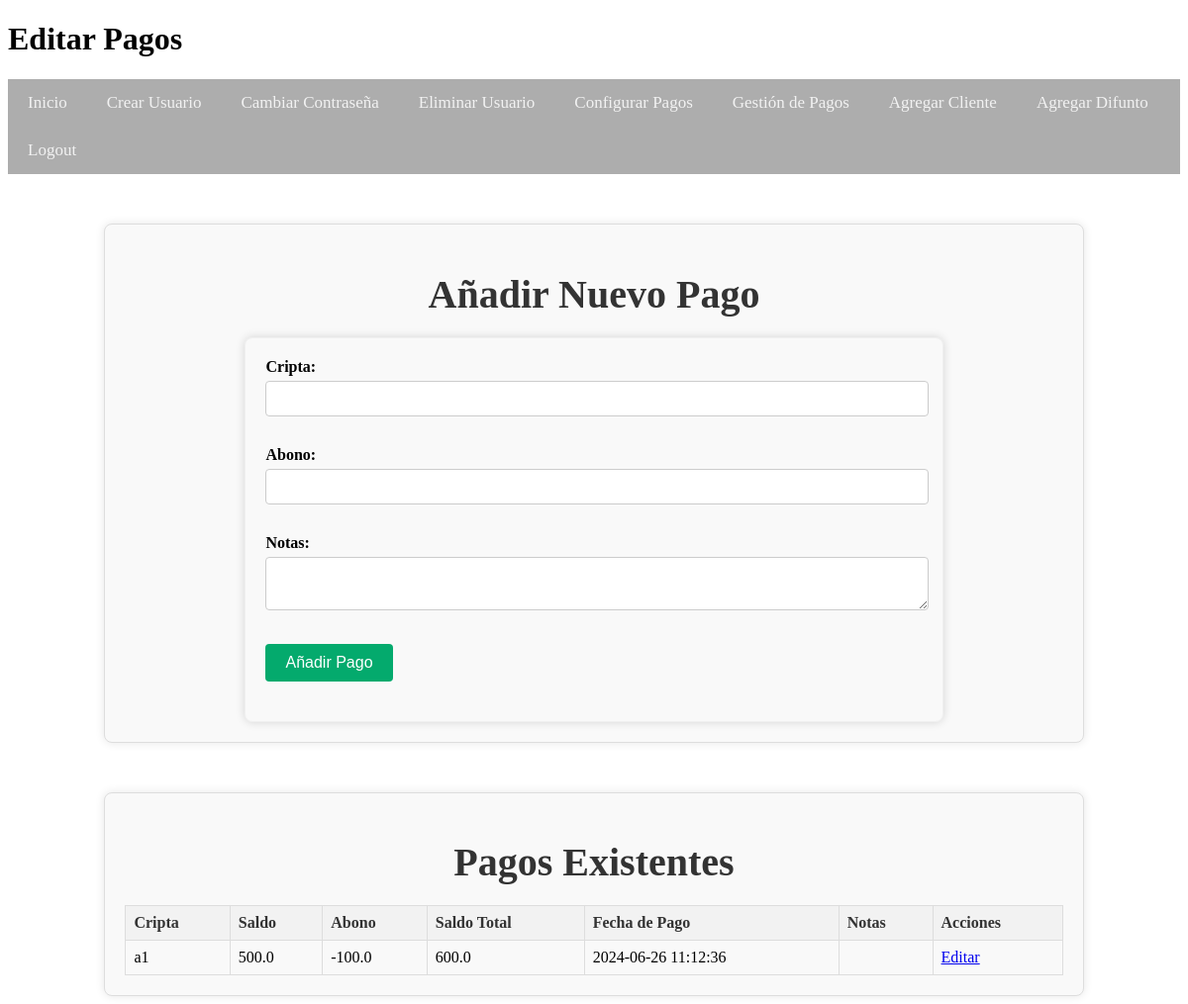
Screenshot of /editar_pago/1 (signed in) with the database file from the repository.
### tables this page shows
CREATE TABLE Pagos (
    Folio TEXT PRIMARY KEY,
    Cripta TEXT,
    Saldo REAL,
    Abono REAL,
    Saldo_total REAL,
    Fecha_pago TEXT,
    Notas TEXT,
    FOREIGN KEY (Cripta) REFERENCES Clientes(Cripta)
);

### app.py (the view, shortened to what this page needs)
@app.route('/editar_pago/<folio>', methods=['GET', 'POST'])
@role_required('admin')
def editar_pago(folio):
    conn = get_db_connection()
    cursor = conn.cursor()
    cursor.execute('SELECT * FROM Pagos WHERE Folio = ?', (folio,))
    pagos = cursor.fetchall()
    conn.close()
    return render_template('editar_pago.html', pagos=pagos)

### app.py (called while the page is built)
def role_required(allowed_roles):
    def decorator(func):
        @wraps(func)
        def wrapper(*args, **kwargs):
            if 'role' in session and session['role'] in allowed_roles:
                return func(*args, **kwargs)
            else:
                flash('No tienes permiso para acceder a esta página.', 'error')
                return redirect(url_for('login'))  # Redirige a la página de inicio o a donde sea apropiado
        return wrapper
    return decorator

def get_db_connection():
    conn = sqlite3.connect('cripta_administracion.db')
    conn.row_factory = sqlite3.Row
    return conn

### templates/editar_pago.html (shortened to what this page needs)
<!DOCTYPE html>
<html lang="es">
<head>
    <link rel="stylesheet" href="{{ url_for('static', filename='styles.css') }}">
</head>
<body>
    <header>
        <h1>Editar Pagos</h1>
        <nav>
            <ul class="navbar">
                <li><a href="{{ url_for('menu') }}">Inicio</a></li>
                {% if session['role'] == 'admin' %}
                <li><a href="{{ url_for('create_user') }}">Crear Usuario</a></li>
                <li><a href="{{ url_for('change_password') }}">Cambiar Contraseña</a></li>
                <li><a href="{{ url_for('delete_user') }}">Eliminar Usuario</a></li>
                <li><a href="{{ url_for('configurar_pagos') }}">Configurar Pagos</a></li>
                {% endif %}
                <li><a href="{{ url_for('pagos_cajero') }}">Gestión de Pagos</a></li>
                <li><a href="{{ url_for('agregar_cliente') }}">Agregar Cliente</a></li>
                <li><a href="{{ url_for('agregar_difunto') }}">Agregar Difunto</a></li>
                <li><a href="{{ url_for('logout') }}">Logout</a></li>
            </ul>
        </nav>
    </header>
    <main>
        <div class="change-password-container">
            <h1>Añadir Nuevo Pago</h1>
            <form method="POST" action="{{ url_for('pagos_cajero') }}">
                <div class="form-group">
                    <label for="cripta">Cripta:</label>
                    <input type="text" id="cripta" name="cripta" required>
                </div>
                <div class="form-group">
                    <label for="abono">Abono:</label>
                    <input type="number" step="0.01" id="abono" name="abono" required>
                </div>
                <div class="form-group">
                    <label for="notas">Notas:</label>
                    <textarea id="notas" name="notas"></textarea>
                </div>
                <div class="form-group">
                    <button type="submit">Añadir Pago</button>
                </div>
            </form>
        </div>
        <div class="change-password-container">
            <h1>Pagos Existentes</h1>
            <table>
                <thead>
                    <tr>
                        <th>Cripta</th>
                        <th>Saldo</th>
                        <th>Abono</th>
                        <th>Saldo Total</th>
                        <th>Fecha de Pago</th>
                        <th>Notas</th>
                        <th>Acciones</th>
                    </tr>
                </thead>
                <tbody>
                    {% for pago in pagos %}
                    <tr>
                        <td>{{ pago['Cripta'] }}</td>
                        <td>{{ pago['Saldo'] }}</td>
                        <td>{{ pago['Abono'] }}</td>
                        <td>{{ pago['Saldo_total'] }}</td>
                        <td>{{ pago['Fecha_pago'] }}</td>
                        <td>{{ pago['Notas'] }}</td>
                        <td><a href="{{ url_for('editar_pago', folio=pago['Folio']) }}">Editar</a></td>
                    </tr>
                    {% endfor %}
                </tbody>
            </table>
        </div>
    </main>
</body>
</html>

### static/styles.css (style rules this page uses)
nav { background-color: #33333321; overflow: hidden; }
nav ul { list-style-type: none; margin: 0; padding: 0; text-align: center; }
nav ul li { display: inline; }
nav ul li a { text-decoration: none; color: #fff; padding: 10px 20px; display: inline-block; }
.navbar { background-color: #3333334f; overflow: hidden; }
.navbar a { float: left; display: block; color: #f2f2f2; text-align: center; padding: 14px 20px; text-decoration: none; font-size: 17px; }
form { margin-bottom: 20px; }
form label { display: block; margin-bottom: 5px; font-weight: bold; }
form input[type="text"], form input[type="file"] { width: calc(100% - 12px); padding: 8px; margin-bottom: 10px; border: 1px solid #cccccc; border-radius: 4px; font-size: 16px; }
table { width: 100%; border-collapse: collapse; margin-top: 20px; }
table th, table td { border: 1px solid #ddd; padding: 8px; text-align: left; }
table th { background-color: #f2f2f2; color: #333; }
.change-password-container { width: 80%; margin: auto; padding: 20px; border: 1px solid #ddd; border-radius: 8px; background-color: #f9f9f9; margin-top: 50px; box-shadow: 0 0 10px rgba(0, 0, 0, 0.1); }
.change-password-container h1 { font-size: 2.5em; color: #333; text-align: center; margin-bottom: 20px; }
.change-password-container form { width: 70%; margin: auto; }
.form-group { margin-bottom: 20px; }
.form-group label { display: block; margin-bottom: 5px; font-weight: bold; }
.form-group button { background-color: #04AA6D; color: white; border: none; padding: 10px 20px; text-align: center; text-decoration: none; display: inline-block; font-size: 16px; cursor: pointer; border-radius: 4px; }
.form-group select, .form-group input[type="text"], .form-group input[type="number"], .form-group textarea { width: calc(100% - 16px); padding: 8px; margin-bottom: 10px; border: 1px solid #ccc; border-radius: 4px; font-size: 16px; }
.form-group button { background-color: #04AA6D; color: white; border: none; padding: 10px 20px; text-align: center; text-decoration: none; display: inline-block; font-size: 16px; cursor: pointer; border-radius: 4px; transition: background-color 0.3s; }
form { width: 80%; margin: auto; padding: 20px; border: 1px solid #dddddd51; border-radius: 8px; background-color: #f9f9f905; box-shadow: 0 0 10px rgba(0, 0, 0, 0.151); margin-top: 20px; }
form input[type="text"], form select { width: calc(100% - 22px); padding: 10px; margin-bottom: 10px; border: 1px solid #ccc; border-radius: 4px; font-size: 16px; }
form button { background-color: #04AA6D; color: white; border: none; padding: 10px 20px; font-size: 16px; cursor: pointer; border-radius: 4px; }
table, th, td { border: 1px solid #ddd; padding: 8px; text-align: left; }
th { background-color: #f2f2f2; }

### templates/editar_pago.html (style rules this page uses)
.change-password-container { width: 80%; margin: auto; padding: 20px; border: 1px solid #ddd; border-radius: 8px; background-color: #f9f9f9; margin-top: 50px; box-shadow: 0 0 10px rgba(0, 0, 0, 0.1); }
.change-password-container h1 { font-size: 2.5em; color: #333; text-align: center; margin-bottom: 20px; }
.change-password-container form { width: 70%; margin: auto; }
.form-group { margin-bottom: 20px; }
.form-group label { display: block; margin-bottom: 5px; font-weight: bold; }
.form-group input[type="text"], .form-group input[type="number"], .form-group textarea { width: calc(100% - 12px); padding: 8px; margin-bottom: 10px; border: 1px solid #ccc; border-radius: 4px; font-size: 16px; }
.form-group button { background-color: #04AA6D; color: white; border: none; padding: 10px 20px; text-align: center; text-decoration: none; display: inline-block; font-size: 16px; cursor: pointer; border-radius: 4px; }

### rows the page displays
Pagos: Cripta "a1", Saldo "500.0", Abono "-100.0", Saldo_total "600.0", Fecha_pago "2024-06-26 11:12:36"
